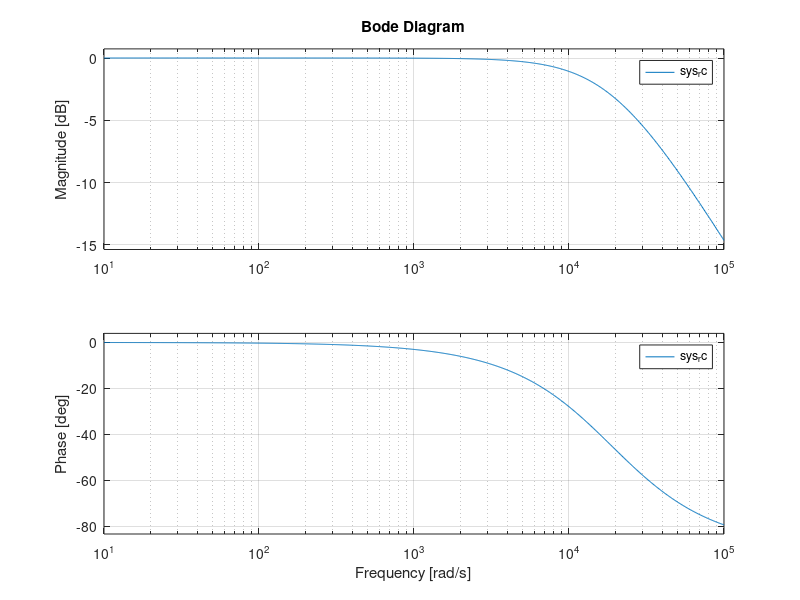

Reproduce this figure in MATLAB. (Note: this script raises an error after producing the figure.)
%% ============================================================
% 模拟滤波器详细分析 —— 电路参数、零极点、Bode图
% 包含：
%   1. 无源RC一阶低通滤波器
%   2. Sallen-Key二阶有源低通滤波器
%   3. 零极点分布分析
%   4. 时域阶跃/冲激响应
%% ============================================================
clc; clear; close all;

%% ============================================================
% 第一部分：无源RC低通滤波器
% 传递函数: H(s) = 1/(1 + s*RC) = ωc/(s + ωc)
% 截止频率: fc = 1/(2πRC)
%% ============================================================

fc = 3000;  % 截止频率 3kHz

% 可选R值，计算对应C
R_options = [1000, 4700, 10000];  % Ω
fprintf('========== 无源RC低通滤波器设计 ==========\n');
fprintf('截止频率: %d Hz\n\n', fc);
fprintf('%-12s %-12s %-18s\n', 'R (Ω)', 'C (nF)', '实际fc (Hz)');
fprintf('%-12s %-12s %-18s\n', '------', '------', '----------');
for i = 1:length(R_options)
    R = R_options(i);
    C = 1 / (2*pi*fc*R);
    fprintf('%-12d %-12.2f %-18.1f\n', R, C*1e9, 1/(2*pi*R*C));
end

% 选定一组参数用于详细分析
R = 4700;    % 4.7kΩ
C = 1 / (2*pi*fc*R);
fprintf('\n选定参数: R = %.0f Ω, C = %.2f nF\n', R, C*1e9);

% ---- 系统传递函数 (连续域) ----
% H(s) = 1/(RC*s + 1)
num_rc = 1;
den_rc = [R*C, 1];

fprintf('\n传递函数: H(s) = 1/(%.4e s + 1)\n', R*C);
fprintf('极点: s = %.1f rad/s\n', -1/(R*C));

% 检查是否有 Control System Toolbox
has_ctrl_toolbox = (exist('tf', 'file') && exist('bode', 'file'));

if has_ctrl_toolbox
    sys_rc = tf(num_rc, den_rc);

    % ---- Bode图 ----
    figure('Name', 'RC滤波器Bode图', 'Position', [100, 100, 1000, 500]);
    bode(sys_rc, {10, 100000});
    grid on;
    sgtitle(sprintf('RC低通滤波器Bode图 (f_c = %.0f Hz)', fc));

    % ---- 零极点图 ----
    figure('Name', 'RC滤波器零极点图', 'Position', [300, 300, 500, 500]);
    pzmap(sys_rc);
    grid on;
    title(sprintf('RC低通滤波器零极点分布 (极点: s = -%.1f)', 1/(R*C)));

    % ---- 阶跃响应 ----
    figure('Name', 'RC滤波器阶跃响应', 'Position', [500, 100, 500, 400]);
    step(sys_rc, 0.002);
    grid on;
    title(sprintf('RC低通滤波器阶跃响应 (τ = %.2e s)', R*C));
    xlabel('时间 (s)');

    % ---- 冲激响应 ----
    figure('Name', 'RC滤波器冲激响应', 'Position', [500, 500, 500, 400]);
    impulse(sys_rc, 0.002);
    grid on;
    title('RC低通滤波器冲激响应');
else
    fprintf('(未检测到Control System Toolbox，使用手动计算替代)\n');
    % 手动计算频率响应 (Bode图替代)
    f_manual = logspace(1, 5, 1000)';
    s_manual = 1j * 2 * pi * f_manual;
    H_rc = 1 ./ (R*C * s_manual + 1);

    figure('Name', 'RC滤波器频率响应', 'Position', [100, 100, 1000, 500]);
    subplot(2,1,1);
    semilogx(f_manual, 20*log10(abs(H_rc)), 'LineWidth', 1.2);
    xlabel('频率 (Hz)'); ylabel('幅度 (dB)');
    title(sprintf('RC低通滤波器幅频特性 (f_c = %.0f Hz)', fc));
    grid on; xlim([10, 100000]);
    yline(-3, 'r--');

    subplot(2,1,2);
    semilogx(f_manual, unwrap(angle(H_rc))*180/pi, 'LineWidth', 1.2);
    xlabel('频率 (Hz)'); ylabel('相位 (度)');
    title('RC低通滤波器相频特性');
    grid on; xlim([10, 100000]);

    % 阶跃响应 (手动计算)
    t_step = linspace(0, 0.002, 1000);
    y_step = 1 - exp(-t_step / (R*C));
    figure('Name', 'RC滤波器阶跃响应', 'Position', [500, 100, 500, 400]);
    plot(t_step*1000, y_step, 'LineWidth', 1.5);
    xlabel('时间 (ms)'); ylabel('幅度');
    title(sprintf('RC低通滤波器阶跃响应 (τ = %.2e s)', R*C));
    grid on;

    % 冲激响应
    t_imp = linspace(0, 0.002, 1000);
    y_imp = (1/(R*C)) * exp(-t_imp / (R*C));
    figure('Name', 'RC滤波器冲激响应', 'Position', [500, 500, 500, 400]);
    plot(t_imp*1000, y_imp, 'LineWidth', 1.5);
    xlabel('时间 (ms)'); ylabel('幅度');
    title('RC低通滤波器冲激响应');
    grid on;
end

%% ============================================================
% 第二部分：Sallen-Key二阶有源低通滤波器
% 传递函数:
%   H(s) = K / [s²R₁R₂C₁C₂ + s(R₁C₁ + R₂C₁ + (1-K)R₁C₂) + 1]
% 单位增益时 K=1:
%   H(s) = 1 / [s²R₁R₂C₁C₂ + sC₁(R₁+R₂) + 1]
% 截止频率: fc = 1/(2π√(R₁R₂C₁C₂))
% 品质因数: Q = √(R₁R₂C₁C₂) / [C₁(R₁+R₂)]
%% ============================================================

fc_sk = 3000;
Q_target = 1/sqrt(2);  % Butterworth: Q = 0.7071

% 等R等C简化设计方法
% 令 R1 = R2 = R, 则:
% Q = √(C2/C1) / 2   (对于单位增益 S-K)
% fc = 1/(2πR√(C1*C2))
% 解得: C1 = 1/(4π*Q*fc*R), C2 = 4Q²*C1

fprintf('\n\n========== Sallen-Key二阶低通滤波器设计 ==========\n');
fprintf('截止频率: %d Hz, 品质因数 Q = %.3f\n\n', fc_sk, Q_target);

R_sk = 10000;  % 10kΩ (等R设计)
C1_sk = 1 / (4*pi*Q_target*fc_sk*R_sk);
C2_sk = 4 * Q_target^2 * C1_sk;

fprintf('设计参数:\n');
fprintf('  R1 = R2 = %.0f Ω\n', R_sk);
fprintf('  C1 = %.2f nF\n', C1_sk*1e9);
fprintf('  C2 = %.2f nF\n', C2_sk*1e9);
fprintf('  验证 fc = %.1f Hz\n', 1/(2*pi*R_sk*sqrt(C1_sk*C2_sk)));
fprintf('  验证 Q  = %.4f\n', sqrt(C2_sk/C1_sk)/2);

% ---- Sallen-Key传递函数 ----
% 单位增益时标准形式: H(s) = 1 / (s²*R₁R₂C₁C₂ + s*(R₁C₁+R₂C₁) + 1)
a2 = R_sk * R_sk * C1_sk * C2_sk;
a1 = R_sk * C1_sk + R_sk * C1_sk;  % = 2*R*C1
a0 = 1;

% 二阶标准形式: H(s) = ωn² / (s² + 2ζωn s + ωn²)
wn = 1 / sqrt(a2);
zeta = a1 / (2 * sqrt(a2));
fprintf('\n自然频率 ωn = %.1f rad/s (fn = %.1f Hz)\n', wn, wn/(2*pi));
fprintf('阻尼系数 ζ = %.4f\n', zeta);
fprintf('品质因数 Q = 1/(2ζ) = %.4f\n', 1/(2*zeta));

num_sk = 1;
den_sk = [a2, a1, a0];

if has_ctrl_toolbox
    sys_sk = tf(num_sk, den_sk);

    % ---- Bode图 ----
    figure('Name', 'Sallen-Key Bode图', 'Position', [150, 150, 1000, 500]);
    bode(sys_sk, {10, 100000});
    grid on;
    sgtitle(sprintf('Sallen-Key二阶低通滤波器Bode图 (f_c = %.0f Hz, Q = %.3f)', fc_sk, Q_target));

    % ---- 零极点图 ----
    figure('Name', 'Sallen-Key零极点图', 'Position', [350, 350, 500, 500]);
    pzmap(sys_sk);
    grid on;
    poles = roots(den_sk);
    fprintf('\n极点位置:\n');
    fprintf('  s1 = %.1f + j%.1f rad/s\n', real(poles(1)), imag(poles(1)));
    fprintf('  s2 = %.1f - j%.1f rad/s\n', real(poles(2)), imag(poles(2)));
    title(sprintf(['Sallen-Key零极点分布\n' ...
           '极点: %.0f ± j%.0f rad/s'], real(poles(1)), abs(imag(poles(1)))));

    % ---- 阶跃响应 ----
    figure('Name', 'Sallen-Key阶跃响应', 'Position', [550, 150, 500, 400]);
    step(sys_sk, 0.002);
    grid on;
    title(sprintf('Sallen-Key阶跃响应 (ζ = %.3f, 超调量 ≈ %.1f%%)', ...
          zeta, 100*exp(-pi*zeta/sqrt(1-zeta^2))));

    % ---- 冲激响应 ----
    figure('Name', 'Sallen-Key冲激响应', 'Position', [550, 550, 500, 400]);
    impulse(sys_sk, 0.002);
    grid on;
    title('Sallen-Key冲激响应');
else
    % 手动计算频率响应
    f_manual = logspace(1, 5, 1000)';
    s_manual = 1j * 2 * pi * f_manual;
    H_sk = 1 ./ (a2 * s_manual.^2 + a1 * s_manual + a0);

    figure('Name', 'Sallen-Key频率响应', 'Position', [150, 150, 1000, 500]);
    subplot(2,1,1);
    semilogx(f_manual, 20*log10(abs(H_sk)), 'LineWidth', 1.2);
    xlabel('频率 (Hz)'); ylabel('幅度 (dB)');
    title(sprintf('Sallen-Key二阶低通滤波器幅频特性 (f_c = %.0f Hz, Q = %.3f)', fc_sk, Q_target));
    grid on; xlim([10, 100000]);
    yline(-3, 'r--');

    subplot(2,1,2);
    semilogx(f_manual, unwrap(angle(H_sk))*180/pi, 'LineWidth', 1.2);
    xlabel('频率 (Hz)'); ylabel('相位 (度)');
    title('Sallen-Key滤波器相频特性');
    grid on; xlim([10, 100000]);

    % 零极点
    poles = roots(den_sk);
    fprintf('\n极点位置:\n');
    fprintf('  s1 = %.1f + j%.1f rad/s\n', real(poles(1)), imag(poles(1)));
    fprintf('  s2 = %.1f - j%.1f rad/s\n', real(poles(2)), imag(poles(2)));
    figure('Name', 'Sallen-Key零极点图', 'Position', [350, 350, 500, 500]);
    plot(real(poles), imag(poles), 'x', 'MarkerSize', 12, 'LineWidth', 2);
    hold on; plot(0, 0, 'o', 'MarkerSize', 8);
    xline(0); yline(0);
    xlabel('实部'); ylabel('虚部');
    title(sprintf('Sallen-Key零极点分布 (极点: %.0f ± j%.0f rad/s)', ...
          real(poles(1)), abs(imag(poles(1)))));
    grid on; axis equal;

    % 阶跃响应 (拉普拉斯逆变换近似)
    t_step = linspace(0, 0.002, 2000);
    wd = wn * sqrt(1 - zeta^2);
    y_step = 1 - exp(-zeta*wn*t_step) .* (cos(wd*t_step) + zeta/sqrt(1-zeta^2)*sin(wd*t_step));
    figure('Name', 'Sallen-Key阶跃响应', 'Position', [550, 150, 500, 400]);
    plot(t_step*1000, y_step, 'LineWidth', 1.5);
    xlabel('时间 (ms)'); ylabel('幅度');
    title(sprintf('Sallen-Key阶跃响应 (ζ = %.3f, 超调量 ≈ %.1f%%)', ...
          zeta, 100*exp(-pi*zeta/sqrt(1-zeta^2))));
    grid on;

    % 冲激响应
    t_imp = linspace(0, 0.002, 2000);
    y_imp = (wn^2/wd) * exp(-zeta*wn*t_imp) .* sin(wd*t_imp);
    figure('Name', 'Sallen-Key冲激响应', 'Position', [550, 550, 500, 400]);
    plot(t_imp*1000, y_imp, 'LineWidth', 1.5);
    xlabel('时间 (ms)'); ylabel('幅度');
    title('Sallen-Key冲激响应');
    grid on;
end

%% ============================================================
% 第三部分：RC一阶 vs Sallen-Key二阶 深度对比
%% ============================================================

% ---- 衰减斜率对比 (手动计算，不依赖工具箱) ----
f_test = logspace(2, 5, 1000)';  % 100Hz ~ 100kHz
s_test = 1j * 2 * pi * f_test;
H_rc_test = 1 ./ (R*C * s_test + 1);
H_sk_test = 1 ./ (a2 * s_test.^2 + a1 * s_test + 1);
mag_rc_dB = 20*log10(abs(H_rc_test));
mag_sk_dB = 20*log10(abs(H_sk_test));

figure('Name', '衰减特性对比', 'Position', [300, 300, 1000, 500]);
semilogx(f_test, mag_rc_dB, 'b', 'LineWidth', 1.5); hold on;
semilogx(f_test, mag_sk_dB, 'r', 'LineWidth', 1.5);
yline(-3, 'k--'); yline(-20, 'k:'); yline(-40, 'k:');
xline(3000, 'k--', 'f_c = 3kHz');
xlabel('频率 (Hz)'); ylabel('幅度 (dB)');
title('RC一阶 vs Sallen-Key二阶 衰减特性对比');
legend('RC一阶 (-20dB/dec)', 'Sallen-Key二阶 (-40dB/dec)', ...
       '-3dB', '-20dB', '-40dB', 'Location', 'southwest');
grid on; xlim([100, 50000]); ylim([-50, 5]);

% 幅频响应叠加图
figure('Name', 'RC vs Sallen-Key 幅频响应对比', 'Position', [200, 200, 1000, 500]);
semilogx(f_test, mag_rc_dB, 'b', 'LineWidth', 1.2); hold on;
semilogx(f_test, mag_sk_dB, 'r', 'LineWidth', 1.2);
yline(-3, 'k--');
xline(3000, 'k--'); xlabel('频率 (Hz)'); ylabel('幅度 (dB)');
title(sprintf('RC一阶 vs Sallen-Key二阶 幅频特性对比 (f_c = %.0f Hz)', fc));
legend('RC一阶 (-20dB/dec)', 'Sallen-Key二阶 (-40dB/dec)', '-3dB线', '截止频率');
grid on; xlim([100, fs/2]);

% ---- 计算特定频率处衰减 ----
H_rc_3k = 1 / (R*C * 1j*2*pi*3000 + 1);
H_sk_3k = 1 / (a2 * (1j*2*pi*3000)^2 + a1 * 1j*2*pi*3000 + 1);
H_rc_6k = 1 / (R*C * 1j*2*pi*6000 + 1);
H_sk_6k = 1 / (a2 * (1j*2*pi*6000)^2 + a1 * 1j*2*pi*6000 + 1);

fprintf('\n==== 3kHz处衰减对比 ====\n');
fprintf('RC一阶:       %.2f dB\n', 20*log10(abs(H_rc_3k)));
fprintf('Sallen-Key:   %.2f dB\n', 20*log10(abs(H_sk_3k)));

fprintf('\n==== 6kHz处衰减对比(一倍频程外) ====\n');
fprintf('RC一阶:       %.2f dB (理论: ~ -7dB)\n', 20*log10(abs(H_rc_6k)));
fprintf('Sallen-Key:   %.2f dB (理论: ~ -13dB)\n', 20*log10(abs(H_sk_6k)));

fprintf('\n分析完成。\n');
